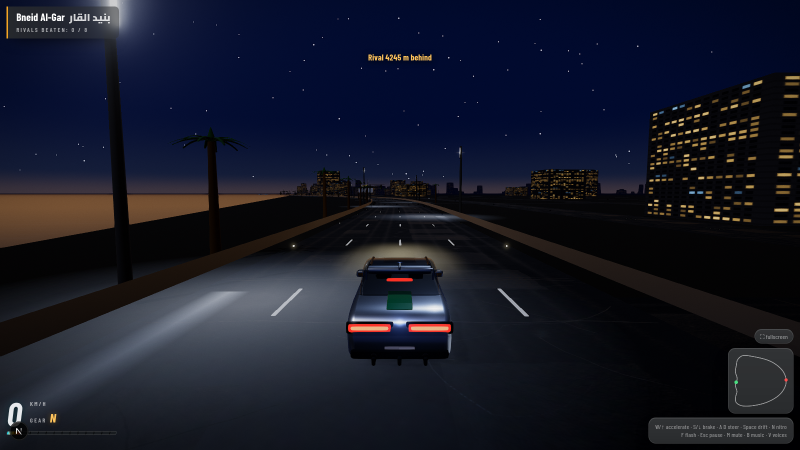
#> input picture press/shots/coast.png, 1600 x 900 px, found by its file name (shown at 1/2 size); its folder holds only this picture in this run
$ python sheet.py
#> lines starting #> are read from the running program, lines starting #| are printed output that depends on the picture
#!/usr/bin/env python3
"""Lay the reference stills out on one sheet.

    npm run shots && python3 tools/shots/sheet.py

Eight frames at a glance is how you actually notice that one of them is
wrong — noon read as dusk for weeks and nobody caught it until the whole
day sat side by side on a single page.
"""
from PIL import Image, ImageDraw, ImageFont
import os

F = "/root/.claude/skills/synced/canvas-design/canvas-fonts"
SHOTS = ["menu", "night", "dawn", "noon", "dusk", "coast", "city", "ring", "love", "station", "drift"]
CAPS = {
    "menu": "MAIN MENU · your car on the turntable",
    "night": "NIGHT 22:30 · the shipped look",
    "dawn": "DAWN 05:36 · lamps still lit",
    "noon": "NOON 12:30 · towers black at midday",
    "dusk": "DUSK 18:12 · the key light low and warm",
    "coast": "COAST · the seaward leg",
    "city": "CITY · towers behind the road",
    "ring": "SECOND RING · through Mansuriya",
    "station": "FORECOURT · محطة وقود, 85 fils a litre",
    "love": "LOVE STREET · شارع الحب, Da'iya into Dasma",
    "drift": "DRIFT · full lock",
}
# Anything still known to be wrong is called out in amber rather than
# quietly presented as finished work.
FLAGGED = {"noon"}

imgs = [(s, Image.open(f"press/shots/{s}.png").convert("RGB"))
        for s in SHOTS if os.path.exists(f"press/shots/{s}.png")]
#> imgs = 1 item
if not imgs:
    raise SystemExit("no stills — run npm run shots first")

COLS, PAD, LABEL, MARGIN, HEAD, TW = 2, 26, 34, 44, 118, 900
th = round(TW * imgs[0][1].height / imgs[0][1].width)
#> th = 506
rows = (len(imgs) + COLS - 1) // COLS
#> rows = 1
W = MARGIN * 2 + COLS * TW + (COLS - 1) * PAD
H = HEAD + MARGIN + rows * (th + LABEL) + (rows - 1) * PAD + MARGIN
#> H = 746

sheet = Image.new("RGB", (W, H), (5, 7, 14))
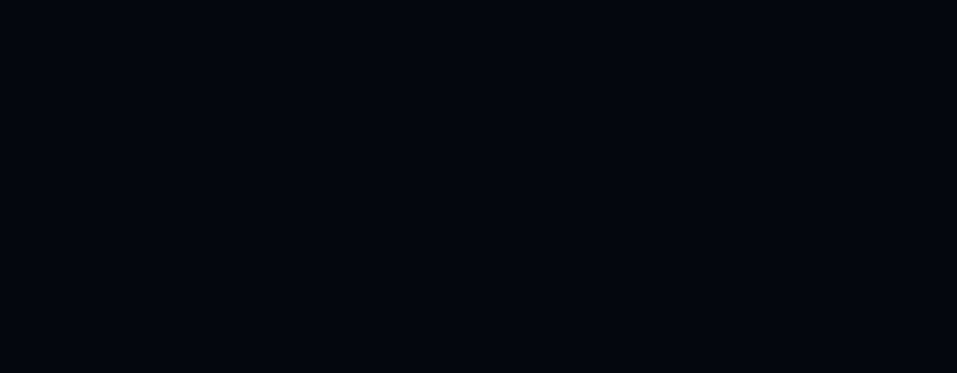
#> sheet: PIL image 1914x746 RGB (shown at 1/2 size); mean R, G, B 5, 7, 14
d = ImageDraw.Draw(sheet)
title = ImageFont.truetype(f"{F}/BigShoulders-Bold.ttf", 62)
mono = ImageFont.truetype(f"{F}/GeistMono-Regular.ttf", 21)
small = ImageFont.truetype(f"{F}/GeistMono-Regular.ttf", 17)

d.text((MARGIN, 34), "GULF ROAD NIGHTS", font=title, fill=(232, 236, 244))
d.text((MARGIN + 560, 58), "REFERENCE STILLS · npm run shots", font=small, fill=(120, 132, 152))
d.line([(MARGIN, HEAD - 14), (W - MARGIN, HEAD - 14)], fill=(40, 48, 64), width=1)

for i, (name, im) in enumerate(imgs):
    r, c = divmod(i, COLS)
    x = MARGIN + c * (TW + PAD)
    y = HEAD + MARGIN // 2 + r * (th + LABEL + PAD)
    sheet.paste(im.resize((TW, th), Image.LANCZOS), (x, y))
    d.rectangle([x, y, x + TW - 1, y + th - 1], outline=(46, 54, 72), width=1)
    d.text((x, y + th + 9), CAPS.get(name, name.upper()), font=mono,
           fill=(255, 176, 60) if name in FLAGGED else (176, 186, 204))
#> this loop made 1 pass
#> (name, r, c, x, y) on pass 1: ('coast', 0, 0, 44, 140)
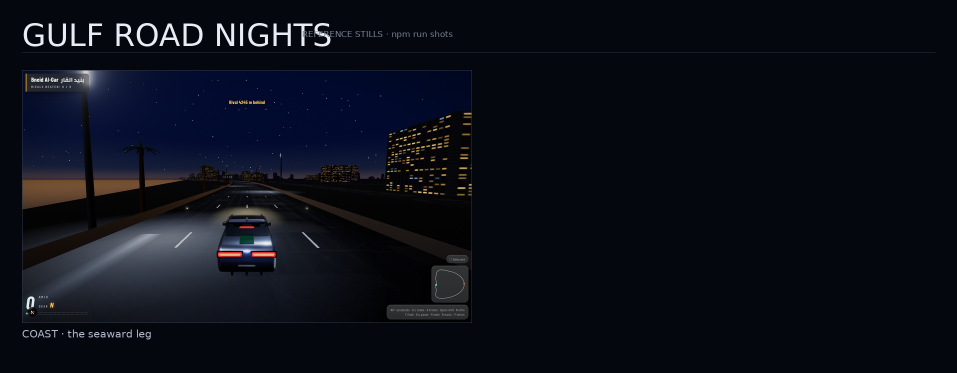
#> sheet: PIL image 1914x746 RGB (shown at 1/2 size); mean R, G, B 12.2, 14.5, 23.7

out = "press/shots/contact-sheet.png"
sheet.save(out, "PNG", optimize=True, compress_level=9)
print(f"{out}  {sheet.size[0]}x{sheet.size[1]}  {os.path.getsize(out)/1048576:.1f} MB")
#| press/shots/contact-sheet.png  1914x746  0.4 MB

$ run again, on press/shots/ring.png
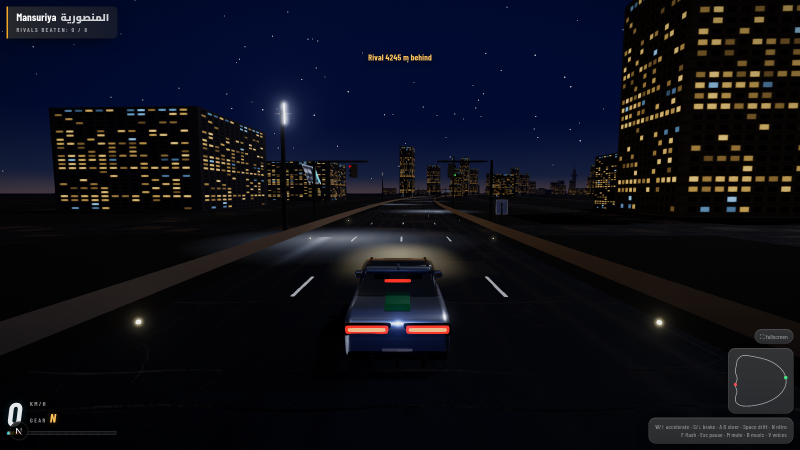
#> input picture press/shots/ring.png, 1600 x 900 px, found by its file name (shown at 1/2 size)
#> imgs = 1 item
#> rows = 1
#> H = 746
#> the loop `for i, (name, im) in enumerate(imgs):` made 1 pass
#> (name, r, c, x, y) on pass 1: ('ring', 0, 0, 44, 140)
#> after the loop `for i, (name, im) in enumerate(imgs):`:
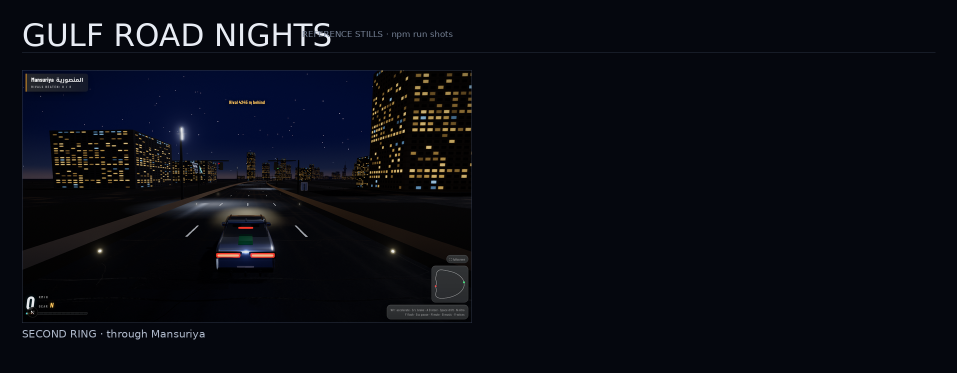
#> sheet: PIL image 1914x746 RGB (shown at 1/2 size); mean R, G, B 9.7, 11.4, 19.1
#| press/shots/contact-sheet.png  1914x746  0.5 MB

$ run again, on press/shots/drift.png
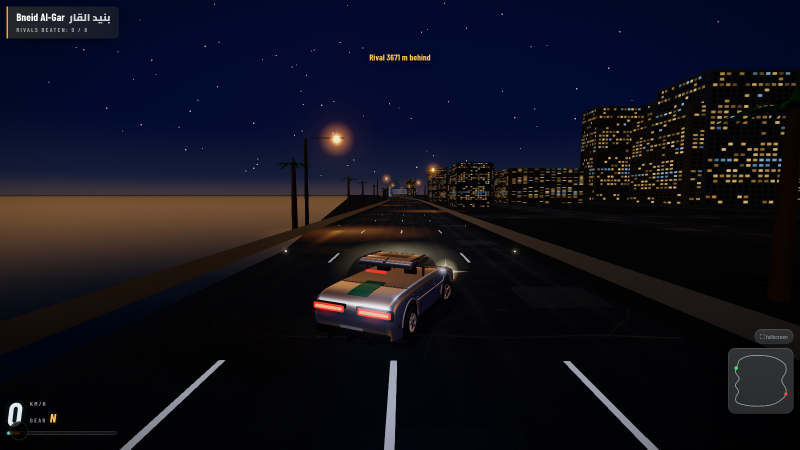
#> input picture press/shots/drift.png, 1600 x 900 px, found by its file name (shown at 1/2 size)
#> imgs = 1 item
#> rows = 1
#> H = 746
#> the loop `for i, (name, im) in enumerate(imgs):` made 1 pass
#> (name, r, c, x, y) on pass 1: ('drift', 0, 0, 44, 140)
#> after the loop `for i, (name, im) in enumerate(imgs):`:
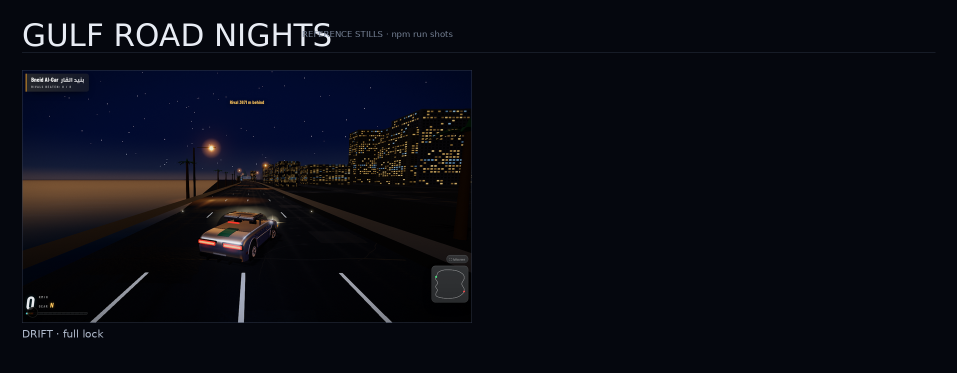
#> sheet: PIL image 1914x746 RGB (shown at 1/2 size); mean R, G, B 10.7, 11.9, 20
#| press/shots/contact-sheet.png  1914x746  0.4 MB
